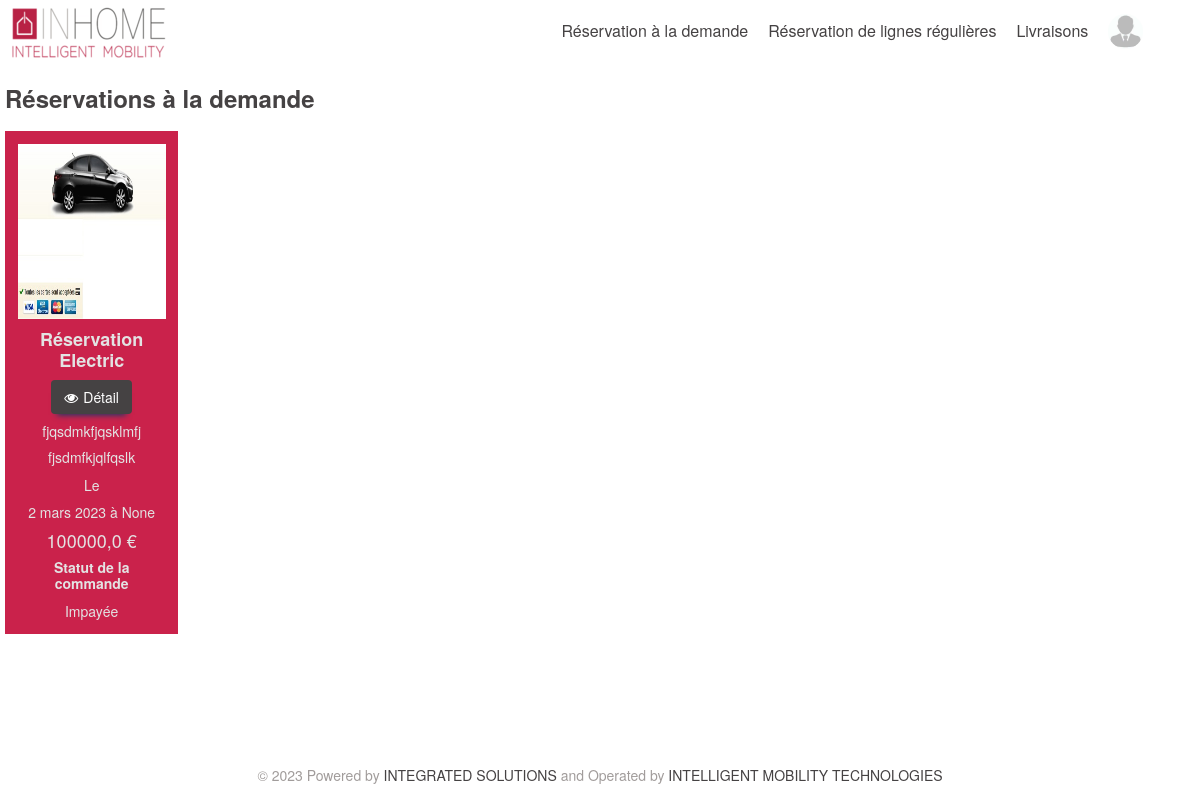
The page /reservation/reservation_demande/list (signed in) on the database its author committed.
### reservation/model/model_reservation.py (models this page shows, shortened)
class Reservation(models.Model):
    client = models.ForeignKey(settings.AUTH_USER_MODEL, on_delete=models.PROTECT,
		related_name='%(class)s_requests_created')
    adresse_depart = models.TextField()
    adresse_arrivee = models.TextField()
    charge = models.TextField(blank=True,null=True)
    prix = models.FloatField()
    nb_passager = models.IntegerField(default=1)
    date_created = models.DateTimeField(auto_now_add=True)

class Reservation_Demande(Reservation):
    choix_type = (
		(0, 'Electric'),
		(1, 'Hybrid'),
		(2, 'Shared'),
	)
    choix_statut = (
		(0, 'Impayée'),
		(1, 'A réaliser'),
		(2, 'Annulée'),
		(3, 'Réalisée'),
	)
    date = models.DateField(default=datetime.date.today)
    depart = models.TimeField(blank=True, null=True)
    type = models.IntegerField(choices=choix_type)
    statut = models.IntegerField(choices=choix_statut, default=0)
    aller_retour = models.BooleanField(default=False)
    voiture = models.ForeignKey(voiture_demande, on_delete=models.PROTECT, blank=True, null=True)

class Reservation(models.Model):
    client = models.ForeignKey(settings.AUTH_USER_MODEL, on_delete=models.PROTECT,
		related_name='%(class)s_requests_created')
    adresse_depart = models.TextField()
    adresse_arrivee = models.TextField()
    charge = models.TextField(blank=True,null=True)
    prix = models.FloatField()
    nb_passager = models.IntegerField(default=1)
    date_created = models.DateTimeField(auto_now_add=True)

### reservation/view/view_reservation_dde.py (the view)
# urls.py: path('reservation_demande/list', views.list, name='reservation_demande_list'),
@login_required(login_url="/login/")
def list(request):
	request.session['url_list'] = request.get_full_path()
	html_template = loader.get_template( ReservationDemandeTemplate.list )
	return HttpResponse(html_template.render(context={'reservations':Reservation_Demande.objects.filter(client__id = request.user.id), 'key':settings.STRIPE_PUBLISHABLE_KEY}, request=request))

### helpers/templatetags/helper_filter.py (called while the page is built)
@register.filter()
def is_inst_client(value):
	if hasattr(value,'client'):
		return isinstance(value.client,Client)
	return False

@register.filter()
def get_user_avatar(user):
	res = '/static/img/photo.jpg'
	if isinstance(user, User):
			pass
	return res

@register.filter()
def show_user_name(user):
	if isinstance(user, User):
		if user.is_superuser:
			return user.username
		if user.first_name:
			return user.first_name
		elif user.last_name:
			return user.last_name
	else:
		return ''

### reservation/templatetags/reservation_filter.py (called while the page is built)
@register.filter()
def get_stripe_price(value):
	return value * 100

### reservation/templates/reservation_demande/reservation_list.html (shortened to what this page needs)
{% extends "base.html" %}
{% load humanize %}
{% load static %}
{% load reservation_filter %}
{% load helper_filter %}
{% block content %}
    <div class="content">
        <div align="left">
            <h3><span style="color: #454243;"><b>Réservations à la demande</b></span></h3>
        </div>
		<div class="row" style="margin-top: 20px;">
                  {% for reservation in reservations %}
                  <div class="col-6 col-sm-4 col-lg-2">
                      <div class="card card-primary bg-danger-gradient">
                          <div class="card-body curves-shadow" style="color: #e3e3e3;">
                            {% if reservation.type == 1 %}
                              <img style="height: 175px; width: 100%;" src="{% static '/img/demand_hybrid1.jpg' %}" alt="EXCLUSIV ON DEMAND (HYBRID)"></img>
                            {% elif reservation.type == 0 %}
                              <img style="height: 175px; width: 100%;" src="{% static '/img/demand_electric1.jpg' %}" alt="EXCLUSIV ON DEMAND (ELECTRIC)"></img>
                            {% else %}
                              <img style="height: 175px; width: 100%;" src="{% static '/img/shared1.jpg' %}" alt="EXCLUSIV ON DEMAND (SHARED)"></img>
                            {% endif %}
                              <div align="center" style="margin-top: 10px;"><h4><b>Réservation {{ reservation.get_type_display }}</b></h4></div>
                              <div align="center">
                                <span>
                                  <a href="{% url 'reservation_demande_detail' reservation.pk %}" target="_blank" class="btn" style="background-color: #454243; color:#fff"><i class="fa fa-solid fa-eye" style="color: #ffffff;margin-right: 5px;"></i>Détail</a>
                                </span>
                              </div>
                              <div align="center"><h5>{{reservation.adresse_depart}}</h5></div>
                              <div align="center"><h5>{{reservation.adresse_arrivee}}</h5></div>
                              <div align="center">Le</div>
                              <div align="center"><h5>{{reservation.date}} à {{reservation.depart}}</h5></div>
                              <div align="center"><h4>{{reservation.prix}} €</h4></div>
                              <div align="center">
                                <h5><b>Statut de la commande</b></h5>
                              </div>
                              <div align="center">
                                {{reservation.get_statut_display}}
                              </div>
                          </div>
                      </div>
                  </div>
                  {% endfor %}
        </div>
    </div>
{% endblock content %}

### rows shown on the page
Reservation_Demande: type "Electric", adresse_depart "fjqsdmkfjqsklmfj", adresse_arrivee "fjsdmfkjqlfqslk", date "2 mars 2023", depart "None", prix "100000,0", statut "Impayée"
